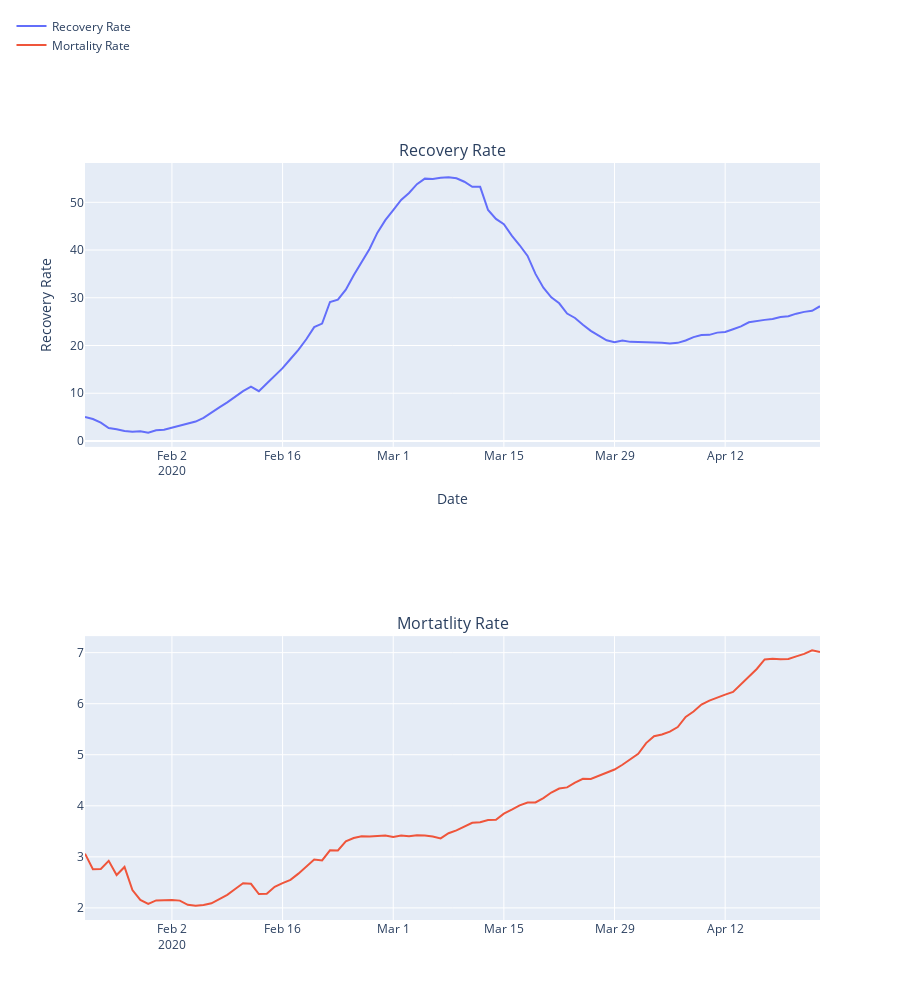

The notebook cell this image was saved under:
### Markdown cell above
#### Mortality rate = (Number of Death Cases / Number of Confirmed Cases) x 100
#### Recovery Rate= (Number of Recoverd Cases / Number of Confirmed Cases) x 100
#### Mortality rate is showing a considerable for a pretty long time, which is positive sign
#### Recovery Rate has started to pick up again which is a good sign, another supportive reason to why number of Closed Cases are increasing

### Code cell
#Calculating the Mortality Rate and Recovery Rate
datewise["Mortality Rate"]=(datewise["Deaths"]/datewise["Confirmed"])*100
datewise["Recovery Rate"]=(datewise["Recovered"]/datewise["Confirmed"])*100
datewise["Active Cases"]=datewise["Confirmed"]-datewise["Recovered"]-datewise["Deaths"]
datewise["Closed Cases"]=datewise["Recovered"]+datewise["Deaths"]

print("Average Mortality Rate",datewise["Mortality Rate"].mean())
print("Median Mortality Rate",datewise["Mortality Rate"].median())
print("Average Recovery Rate",datewise["Recovery Rate"].mean())
print("Median Recovery Rate",datewise["Recovery Rate"].median())

#Plotting Mortality and Recovery Rate 
fig = make_subplots(rows=2, cols=1,
                   subplot_titles=("Recovery Rate", "Mortatlity Rate"))
fig.add_trace(
    go.Scatter(x=datewise.index, y=(datewise["Recovered"]/datewise["Confirmed"])*100,name="Recovery Rate"),
    row=1, col=1
)
fig.add_trace(
    go.Scatter(x=datewise.index, y=(datewise["Deaths"]/datewise["Confirmed"])*100,name="Mortality Rate"),
    row=2, col=1
)
fig.update_layout(height=1000,legend=dict(x=-0.1,y=1.2,traceorder="normal"))
fig.update_xaxes(title_text="Date", row=1, col=1)
fig.update_yaxes(title_text="Recovery Rate", row=1, col=1)
fig.update_xaxes(title_text="Date", row=1, col=2)
fig.update_yaxes(title_text="Mortality Rate", row=1, col=2)
fig.show()
